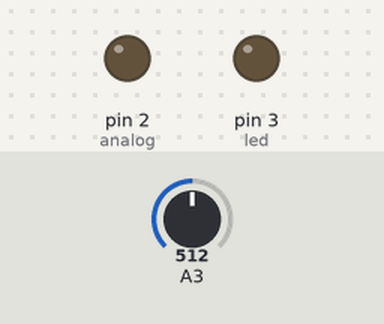
This sketch was run on a simulated Arduino Uno, built with avr-gcc and run on an emulated ATmega328P. Shown: output pins drawn as LEDs (lit = HIGH). The test bench sets the inputs (shaded band); at power-on: A3 = 512.

Above: at 0.15 s.
Timing chart, 0 to 1.6 s (numbered marks = the images above):
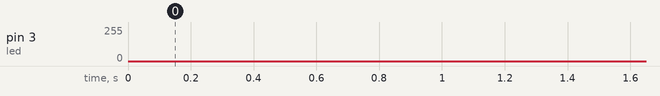

The sketch:

ArduinoFadeLED.ino
```cpp
//Figure 2: LED Fading with PWM duty cycle
int led = 3;
int analog = 2;
int val = 0;

int fade = 255;

void setup() {  // initialize digital pin 2 as an output. This can be changed to any arduino port
   pinMode(led, OUTPUT);   //LED pin

   pinMode(analog, OUTPUT);  //analog pin
}
void loop() {

   if (fade == 0){

    fade = 255;

   }
   val = analogRead(3); //how to read PWM
   analogWrite(led, fade);
   delay(1);

   fade--;
}
```
